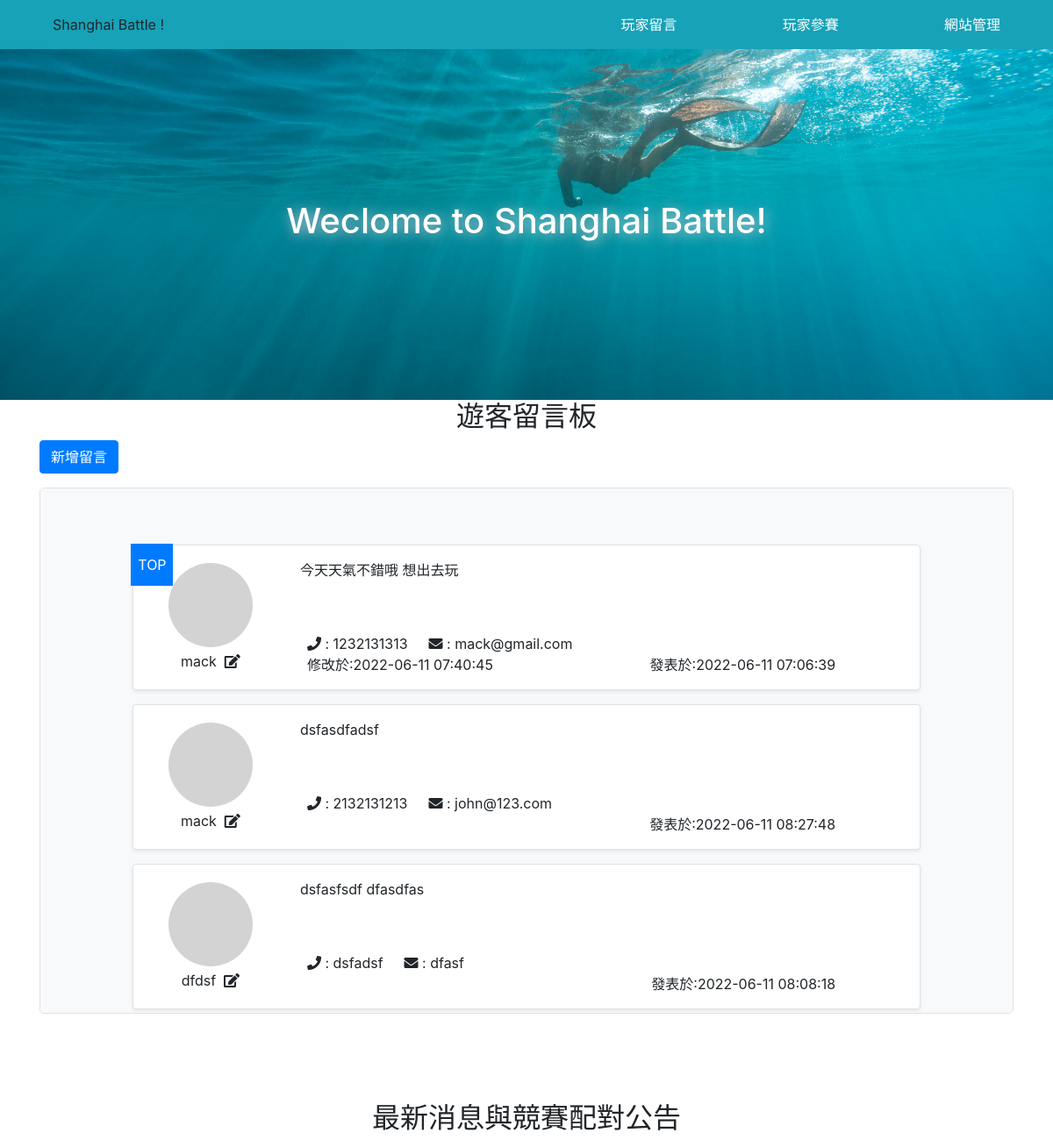
The app's page /guestbook/index.php (upper part), older data.
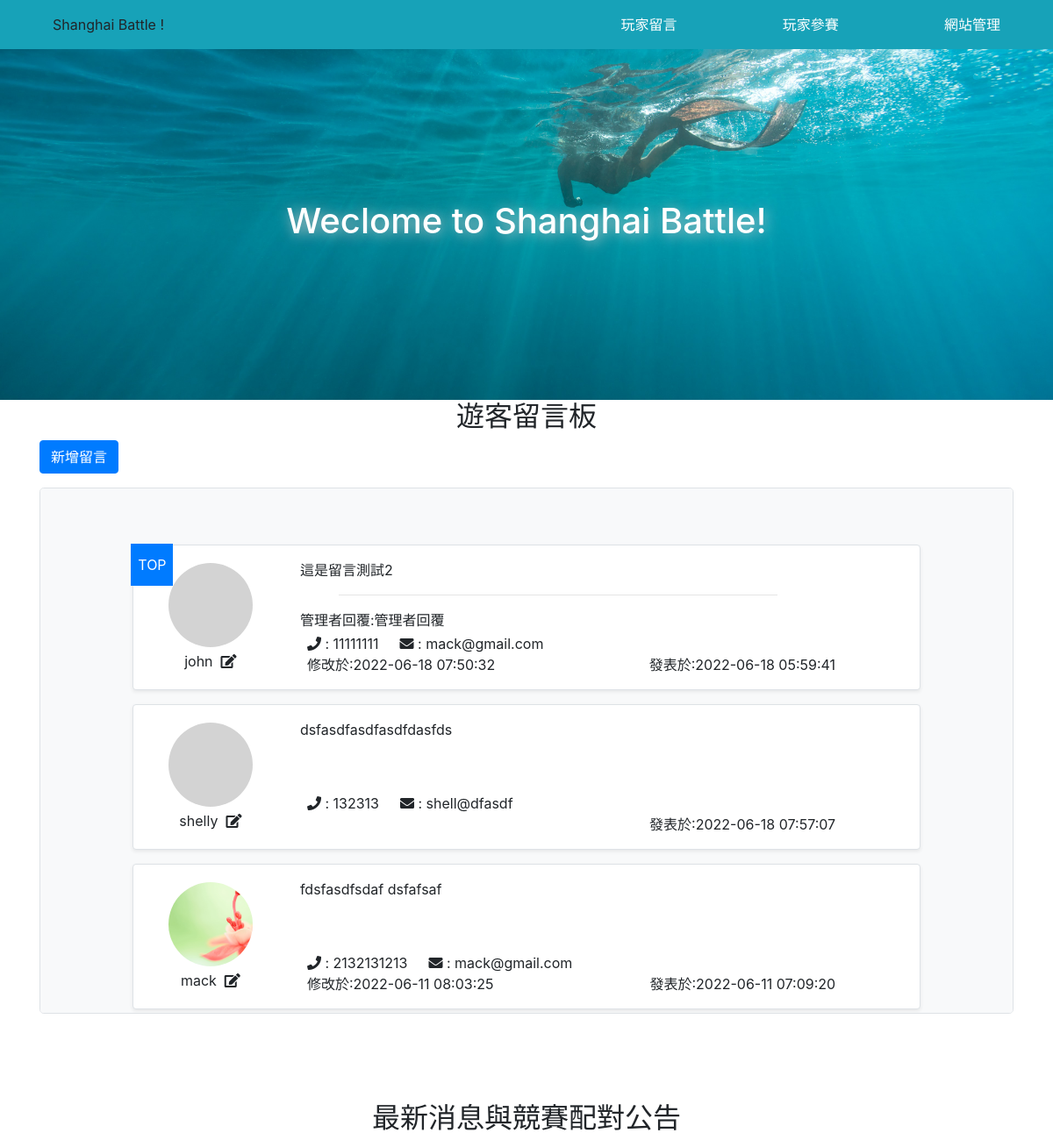
The same page, newer data.
### tables this page shows
CREATE TABLE `guestbook` (
  `id` int(11) UNSIGNED NOT NULL,
  `name` varchar(16) NOT NULL,
  `email` varchar(64) NOT NULL,
  `tel` varchar(10) NOT NULL,
  `msg` text NOT NULL,
  `admin_reply` varchar(128) DEFAULT NULL,
  `serial` int(4) NOT NULL,
  `img` varchar(64) NOT NULL,
  `show_email` tinyint(1) NOT NULL DEFAULT 1,
  `show_tel` tinyint(1) NOT NULL DEFAULT 1,
  `del` tinyint(1) NOT NULL DEFAULT 0,
  `top` tinyint(1) NOT NULL DEFAULT 0,
  `created_time` timestamp NOT NULL DEFAULT current_timestamp(),
  `updated_time` timestamp NOT NULL DEFAULT current_timestamp() ON UPDATE current_timestamp()
);

### guestbook/index.php (the view, shortened to what this page needs)
<?php include_once "db.php";?>
<!DOCTYPE html>
<html lang="en">
<head>
    <link rel="stylesheet" href="./library/bootstrap.css">
    <link rel="stylesheet" href="./library/fontawesome/fontawesome.css">
</head>
<body style="padding-top:3.5rem">
    <header class="bg-info w-100 ">
        <h1 class="text-center">Weclome to Shanghai Battle!</h1>
    </header>
    <nav class="w-100 position-fixed fixed-top bg-info" style="height:3.5rem">
        <div class=" container d-flex h-100 justify-content-between align-items-center">
            <div class="col-5">
                <div>Shanghai Battle !</div>
            </div>
            <div class="col-5 d-flex justify-content-between text-white">
                <a href="#guestboard">玩家留言</a>
                <a href="#gameboard" onclick="$('.reg-form').removeClass('d-none')">玩家參賽</a>
                <a href="#" onclick="$('#admin').removeClass('d-none');makeNum()">網站管理</a>
            </div>
        </div>
    </nav>
    <a name="guestboard">
        <div class="vh-100 overflow-hidden">
            <div id="guestbook" class="container">
                <h2 class="text-center">遊客留言板</h2>
                <button class="btn btn-primary" id="addNewMsg">新增留言</button>
                <div id="msg-list" class="container overflow-auto border rounded-lg bg-light py-5 my-3" style="height:75vh">
                    <?php
                        $sql="SELECT * FROM `guestbook`
                              Order BY `top` DESC, `created_time` DESC";
                        $rows=$pdo->query($sql)->fetchAll(PDO::FETCH_ASSOC);
                        foreach($rows as $row){
                    ?>
                    <div class="msg position-relative col-10 my-3 mx-auto border rounded bg-white p-3 shadow-sm d-flex" style="min-height:6rem">
                        <?php if($row['top']==1){
                        ?>
                            <div class="position-absolute d-flex justify-content-center bg-primary text-white align-items-center" style="width:3rem;height:3rem;z-index:99;top:-0.15rem;left:-0.15rem">TOP</div>
                        <?php
                        }
                        ?>
                        <div class="user-info col-2">
                            <?php
                            if($row['del']==0){
                            ?>
                                <div class="rounded-circle  border-0 my-1 mx-auto bg-img"
                                     style="width:6rem;height:6rem;background-image:url('./img/<?=$row['img'];?>');">
                                </div>
                            <?php
                            }
                            ?>
                            <div class="text-center m-1">
                                <?=$row['name'];?>&nbsp;
                                <?php
                                if($row['del']==0){
                                ?>
                                <span class="edit-icon">
                                    <i class="fas fa-edit "></i>
                                </span>
                                <?php
                                }
                                ?>
                            </div>
                        </div>
                        <div class="user-msg col-9 position-relative">
                            <div class="col-12">
                            <?=($row['del']==0)?$row['msg']:"<span class='text-danger'>**玩家已自行刪除內容**</span>"?>
                            <?php
                                if($row['admin_reply']!=''){
                                    echo "<hr style='width:85%'>";
                                    echo "管理者回覆:";
                                    echo $row['admin_reply'];
                                }
                            ?>
                            </div>
                            <div class="position-absolute col-12" style="bottom:0">
                                <div class="user-containt d-flex justify-content-start px-2">
                                    <?php
                                    if($row['del']==0){
                                        if($row['show_tel']==1){
                                            echo "<div class='mr-4'><i class='fas fa-phone'></i> : {$row['tel']}</div>";
                                        }
                                        if($row['show_email']==1){
                                            echo "<div><i class='fas fa-envelope'></i> : {$row['email']}</div>";
                                        }
                                    }
                               ?>
                                </div>
                                <div class="time-info d-flex justify-content-between px-2">
                                    <div>
                                    <?php if($row['del']==1){  ?>
                                     刪除於:<?=$row['updated_time'];?>
                                    <?php
                                    }elseif($row['created_time']!=$row['updated_time']){
                                    ?>
                                     修改於:<?=$row['updated_time'];?>
                                    <?php  } ?>
                                    </div>
                                    <div>發表於:<?=$row['created_time'];?></div>
                                </div>
                            </div>
                        </div>
                    </div>
                    <?php
            }
            ?>
                </div>
            </div>
        </div>
        <a name="gameboard">
            <div class="vh-100  overflow-hidden">
                <h2 class="text-center">最新消息與競賽配對公告</h2>
            </div>
</body>
</html>

### guestbook/index.php (style rules this page uses)
header { height: 50vh; background:url('./img/main.jpg'); background-repeat: no-repeat; background-size:cover; background-position:center; color:white; text-shadow: 2px 2px 15px #ccc; display:flex; justify-content: center; align-items: center; }
nav a { color:white; }
.bg-img { background-size:cover; background-repeat:no-repeat; background-position:center; background-color:lightgray; }

Row changes from the older to the newer data that the page shows:
removed guestbook: top "TOP", del 0 (drawn), name "mack", msg "今天天氣不錯哦 想出去玩", tel "1232131313", email "mack@gmail.com", updated_time "2022-06-11 07:40:45", created_time "2022-06-11 07:06:39"
removed guestbook: del 0 (drawn), name "mack", msg "dsfasdfadsf", tel "2132131213", email "john@123.com", created_time "2022-06-11 08:27:48"
removed guestbook: del 0 (drawn), name "dfdsf", msg "dsfasfsdf dfasdfas", tel "dsfadsf", email "dfasf", created_time "2022-06-11 08:08:18"
added guestbook: top "TOP", del 0 (drawn), name "john", msg "這是留言測試2", admin_reply "管理者回覆", tel "11111111", email "mack@gmail.com", updated_time "2022-06-18 07:50:32", created_time "2022-06-18 05:59:41"
added guestbook: del 0 (drawn), name "shelly", msg "dsfasdfasdfasdfdasfds", tel "132313", email "shell@dfasdf", created_time "2022-06-18 07:57:07"
now on this page (row unchanged): guestbook: img (picture), name "mack", del 0 (drawn), msg "fdsfasdfsdaf dsfafsaf", tel "2132131213", email "mack@gmail.com", updated_time "2022-06-11 08:03:25", created_time "2022-06-11 07:09:20"
